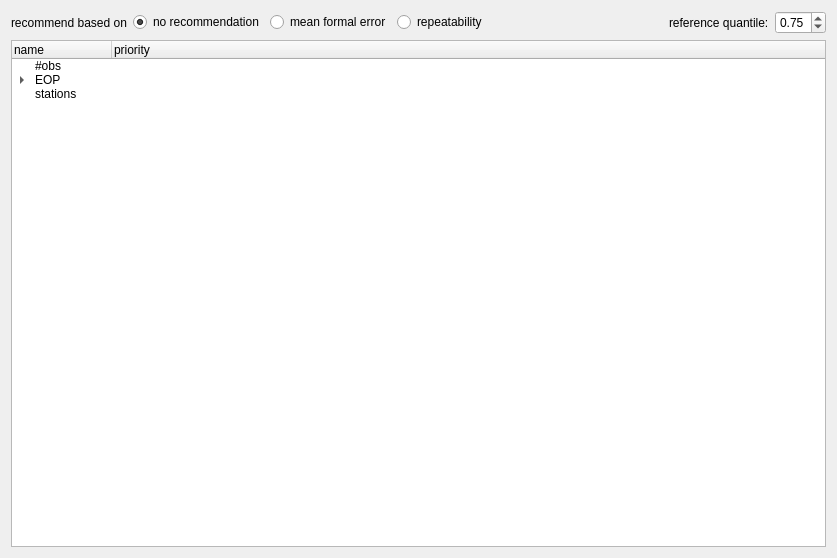
<?xml version="1.0" encoding="UTF-8"?>
<ui version="4.0">
 <class>Priorities</class>
 <widget class="QWidget" name="Priorities">
  <property name="geometry">
   <rect>
    <x>0</x>
    <y>0</y>
    <width>837</width>
    <height>558</height>
   </rect>
  </property>
  <property name="windowTitle">
   <string>Form</string>
  </property>
  <property name="whatsThis">
   <string>&lt;html&gt;&lt;head/&gt;&lt;body&gt;&lt;p&gt;The priopities section defines how to compare schedules. &lt;/p&gt;&lt;p&gt;It is used to calculate the score of a schedule that is listed in the &lt;span style=&quot; font-style:italic;&quot;&gt;simulation_summary.txt&lt;/span&gt; file. &lt;/p&gt;&lt;p&gt;Additonally, it defines which schedule is reported to be the &amp;quot;&lt;span style=&quot; font-style:italic;&quot;&gt;recommended&lt;/span&gt;&amp;quot; schedule in the log file. The &amp;quot;&lt;span style=&quot; font-style:italic;&quot;&gt;recommended&lt;/span&gt;&amp;quot; schedule is selected based on the mean formal error or repeatability. &lt;/p&gt;&lt;p&gt;&lt;br/&gt;&lt;/p&gt;&lt;p&gt;The reference quantile is used to define how the scores are calculated. &lt;/p&gt;&lt;p&gt;The score is calculated based on individual scores per parameters:&lt;/p&gt;&lt;p&gt;For a given parameter, all simulated accuracies are compared. The highest accuracy gets a score of 1. Accuracy at the reference quantile of all accuracies and poorer get a score of 0. Linear interpolation is used in between. &lt;br/&gt;&lt;/p&gt;&lt;p&gt;Use the spin box to define how much weight you want to give one parameter. &lt;/p&gt;&lt;p&gt;e.g.: if you are especially interested in dUT1 give this parameter a high weight. &lt;/p&gt;&lt;p&gt;It is advisable to always select a high number of observations as a goal of scheduling to minimize inaccuracies from the simulations. &lt;/p&gt;&lt;/body&gt;&lt;/html&gt;</string>
  </property>
  <layout class="QVBoxLayout" name="verticalLayout">
   <item>
    <layout class="QHBoxLayout" name="horizontalLayout_2">
     <property name="spacing">
      <number>6</number>
     </property>
     <property name="bottomMargin">
      <number>0</number>
     </property>
     <item>
      <widget class="QLabel" name="label_2">
       <property name="text">
        <string>recommend based on</string>
       </property>
      </widget>
     </item>
     <item>
      <widget class="QRadioButton" name="radioButton_noRec">
       <property name="text">
        <string>no recommendation</string>
       </property>
       <property name="checked">
        <bool>true</bool>
       </property>
      </widget>
     </item>
     <item>
      <widget class="QRadioButton" name="radioButton_mfe">
       <property name="text">
        <string>mean formal error</string>
       </property>
       <property name="checked">
        <bool>false</bool>
       </property>
      </widget>
     </item>
     <item>
      <widget class="QRadioButton" name="radioButton_rep">
       <property name="text">
        <string>repeatability</string>
       </property>
      </widget>
     </item>
     <item>
      <spacer name="horizontalSpacer_2">
       <property name="orientation">
        <enum>Qt::Horizontal</enum>
       </property>
       <property name="sizeHint" stdset="0">
        <size>
         <width>40</width>
         <height>20</height>
        </size>
       </property>
      </spacer>
     </item>
     <item>
      <widget class="QLabel" name="label">
       <property name="text">
        <string>reference quantile:</string>
       </property>
      </widget>
     </item>
     <item>
      <widget class="QDoubleSpinBox" name="doubleSpinBox_quantile">
       <property name="minimum">
        <double>0.050000000000000</double>
       </property>
       <property name="maximum">
        <double>1.000000000000000</double>
       </property>
       <property name="singleStep">
        <double>0.050000000000000</double>
       </property>
       <property name="value">
        <double>0.750000000000000</double>
       </property>
      </widget>
     </item>
    </layout>
   </item>
   <item>
    <widget class="QTreeWidget" name="treeWidget_params">
     <property name="selectionMode">
      <enum>QAbstractItemView::NoSelection</enum>
     </property>
     <column>
      <property name="text">
       <string>name</string>
      </property>
     </column>
     <column>
      <property name="text">
       <string>priority</string>
      </property>
     </column>
     <column>
      <property name="text">
       <string/>
      </property>
     </column>
     <item>
      <property name="text">
       <string>#obs</string>
      </property>
      <property name="text">
       <string/>
      </property>
      <property name="text">
       <string/>
      </property>
     </item>
     <item>
      <property name="text">
       <string>EOP</string>
      </property>
      <property name="text">
       <string/>
      </property>
      <property name="text">
       <string/>
      </property>
      <item>
       <property name="text">
        <string>XPO</string>
       </property>
       <property name="text">
        <string/>
       </property>
       <property name="text">
        <string/>
       </property>
      </item>
      <item>
       <property name="text">
        <string>YPO</string>
       </property>
       <property name="text">
        <string/>
       </property>
       <property name="text">
        <string/>
       </property>
      </item>
      <item>
       <property name="text">
        <string>dUT1</string>
       </property>
       <property name="text">
        <string/>
       </property>
       <property name="text">
        <string/>
       </property>
      </item>
      <item>
       <property name="text">
        <string>NUTX</string>
       </property>
       <property name="text">
        <string/>
       </property>
       <property name="text">
        <string/>
       </property>
      </item>
      <item>
       <property name="text">
        <string>NUTY</string>
       </property>
       <property name="text">
        <string/>
       </property>
       <property name="text">
        <string/>
       </property>
      </item>
     </item>
     <item>
      <property name="text">
       <string>stations</string>
      </property>
      <property name="text">
       <string/>
      </property>
      <property name="text">
       <string/>
      </property>
     </item>
    </widget>
   </item>
  </layout>
 </widget>
 <resources/>
 <connections/>
</ui>
